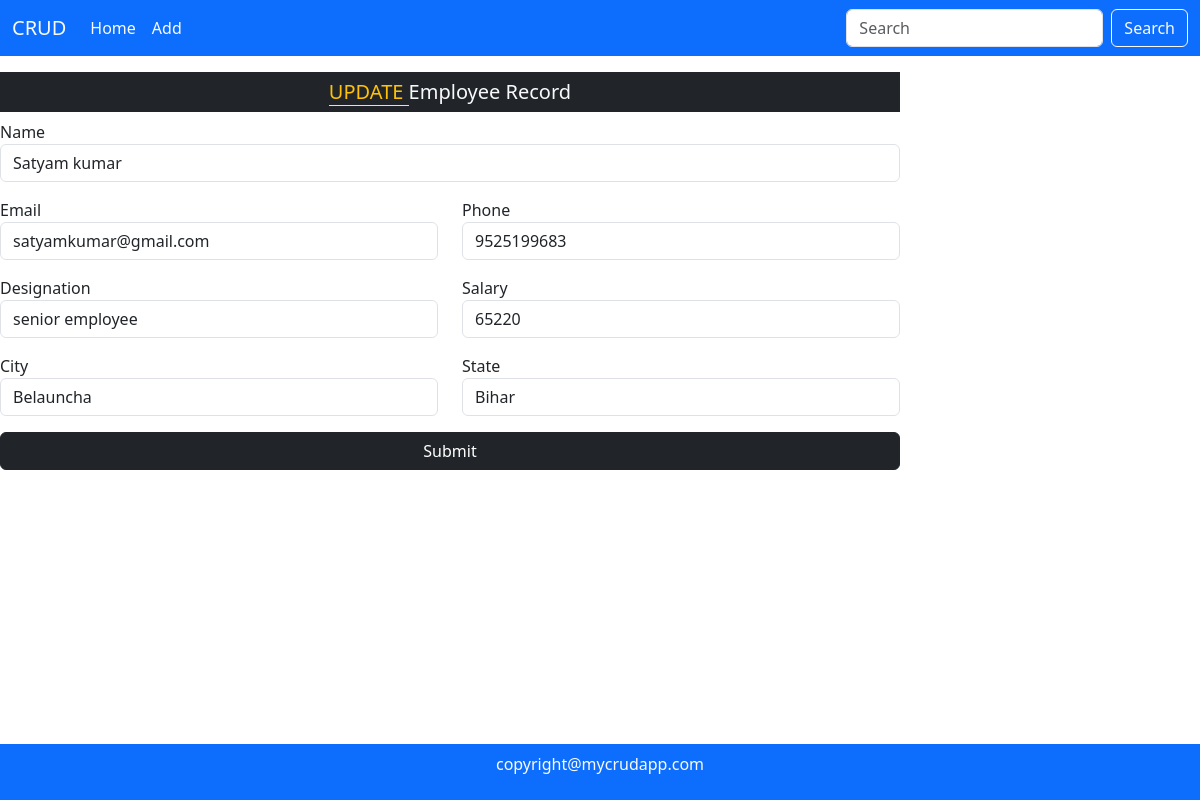
Page /edit/4/ on the committed database.
### mainApp/models.py (models this page shows, shortened)
class Employee(models.Model):
    id=models.AutoField(primary_key=True)
    name=models.CharField(max_length=50)
    email=models.EmailField(max_length=50)
    phone=models.CharField(max_length=11)
    dsg=models.CharField(max_length=50)
    salary=models.IntegerField()
    city=models.CharField(max_length=50, null=True,blank=True,default="")
    state = models.CharField(max_length=50,null=False, blank=True,default="")

### mainApp/views.py (the view, shortened to what this page needs)
# urls.py: path('edit/<int:id>/',views.editrecord),
def editrecord(Request,id):
    try:
        data = Employee.objects.get(id=id)
        return render(Request,"edit.html",{'data':data})
    except:
           pass
    return HttpResponseRedirect("/")

### mainApp/templates/edit.html (shortened to what this page needs)
{% extends 'index.html' %}
{% load  static %}
{% block body %}
    <div class="w-75 me-auto mid-section">
        <h5 class="text-center bg-dark text-light p-2"><span class="text-warning border-bottom"> UPDATE </span> Employee Record </h5>
        <form  action="" method="Post">
            <div class="mb-3">
                <label> Name </label>
                <input type="text" name="name" placeholder="Fullname:" class="form-control" value="{{data.name}}">
            </div>
            <div class="row">
                <div class="col-md-6 mb-3">
                     <label>Email</label>
                     <input type="email" name="email" placeholder="Email  Address" class="form-control" value="{{data.email}}">
                </div>
                <div class="col-md-6 mb-3">
                    <label>Phone</label>
                    <input type="number" name="phone" placeholder="Phone number" class="form-control" value="{{data.phone}}">
                </div>
            </div>
            <div class="row">
                <div class="col-md-6 mb-3">
                     <label> Designation </label>
                     <input type="text" name="dsg" placeholder="Designation  Address" class="form-control" value="{{data.dsg}}">
                </div>
                <div class="col-md-6 mb-3">
                    <label> Salary </label>
                    <input type="number" name="salary" placeholder="Salary" class="form-control" value="{{data.salary}}">
                </div>
            </div>
            <div class="row">
                <div class="col-md-6 mb-3">
                     <label> City </label>
                     <input type="text" name="city" placeholder="City name" class="form-control" value="{{data.city}}">
                </div>
                <div class="col-md-6 mb-3">
                    <label> State </label>
                    <input type="text" name="state" placeholder="State Name" class="form-control" value="{{data.state}}">
                </div>
            </div>
            <div class="mb-3">
                <button type="submit" class="btn btn-dark w-100" >Submit</button>
            </div>
        </form>
    </div>
{% endblock %}

### classBasedViewExample/mainApp/static/style.css (style rules this page uses)
.mid-section { height: 600px; position: relative; overflow: auto; }

### rows in the picture
Employee: name "Satyam kumar", email "satyamkumar@gmail.com", phone "9525199683", dsg "senior employee", salary "65220", city "Belauncha", state "Bihar"
